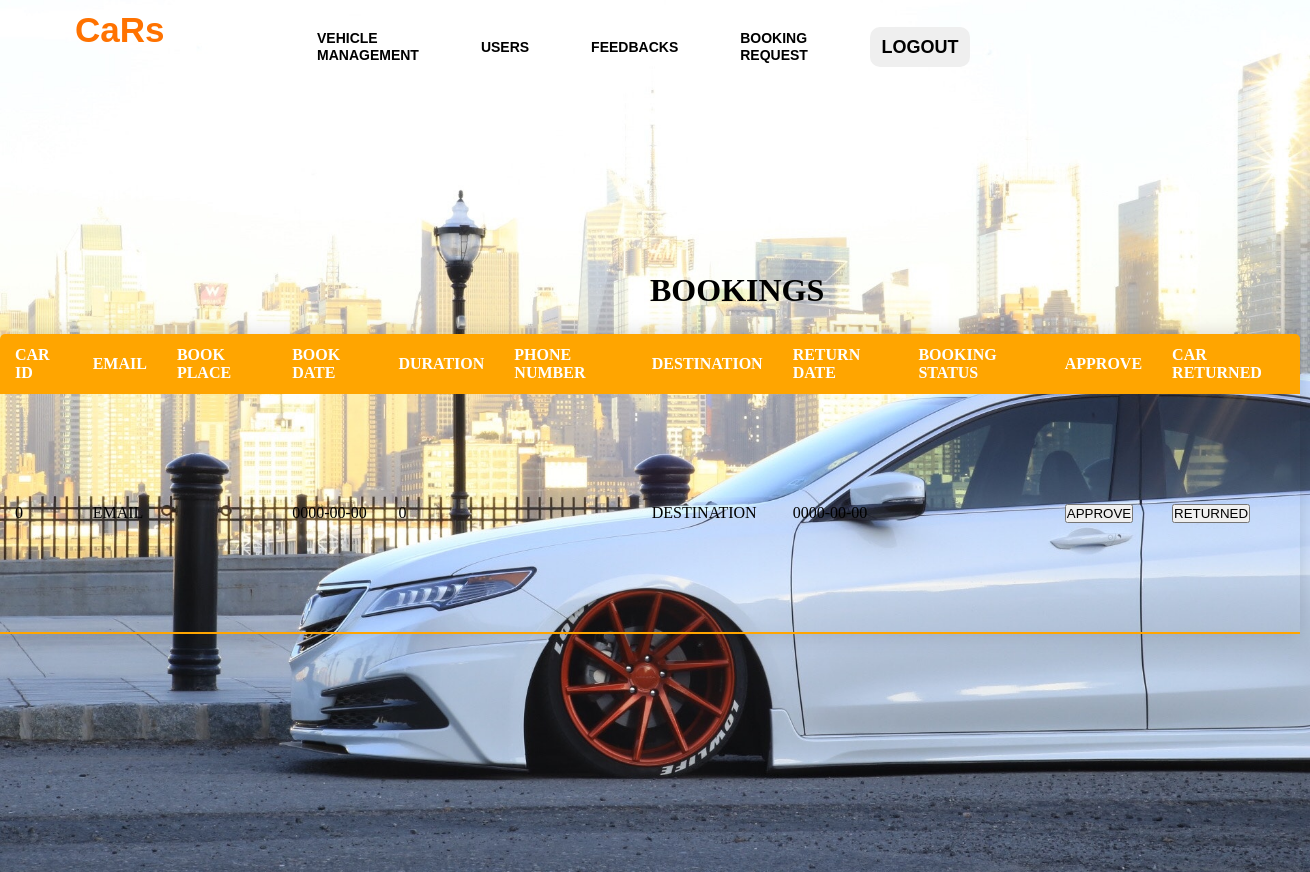
/WebsiteCarRentalManagementSystem/adminbook.php, run on the app's committed database.
### tables this page shows
CREATE TABLE `booking` (
  `BOOK_ID` int(11) NOT NULL,
  `CAR_ID` int(11) NOT NULL,
  `EMAIL` varchar(255) NOT NULL,
  `BOOK_LOCATION` varchar(255) NOT NULL,
  `BOOK_DATE` date NOT NULL,
  `DURATION` int(11) NOT NULL,
  `PHONE_NO` int(11) NOT NULL,
  `DESTINATION` varchar(255) NOT NULL,
  `RETURN_DATE` date NOT NULL,
  `AMOUNT` double NOT NULL,
  `STATUS` varchar(255) NOT NULL DEFAULT 'UNDER PROCESSING'
);

### WebsiteCarRentalManagementSystem/adminbook.php (the view, shortened to what this page needs)
<!DOCTYPE html>
<html lang="en">
<head>
</head>
<body>
<?php
require_once('connection.php');
$query="SELECT *from booking ORDER BY BOOK_ID DESC";
$queryy=mysqli_query($con,$query);
?>
<div class="hai">
        <div class="navbar">
            <div class="icon">
                <h2 class="logo">CaRs</h2>
            </div>
            <div class="menu">
                <ul>
                    <li><a href="adminvehicle.php">VEHICLE MANAGEMENT</a></li>
                    <li><a href="adminusers.php">USERS</a></li>
                    <li><a href="admindash.php">FEEDBACKS</a></li>
                    <li><a href="adminbook.php">BOOKING REQUEST</a></li>
                  <li> <button class="nn"><a href="index.php">LOGOUT</a></button></li>
                </ul>
            </div>
         </div>
         </div>
        <div>
            <h1 class="header">BOOKINGS</h1>
            <div>
                <div>
                    <table class="content-table">
                <thead>
                    <tr>
                        <th>CAR ID</th>
                        <th>EMAIL</th>
                        <th>BOOK PLACE</th>
                        <th>BOOK DATE</th>
                        <th>DURATION</th>
                        <th>PHONE NUMBER</th>
                        <th>DESTINATION</th>
                        <th>RETURN DATE</th>
                        <th>BOOKING STATUS</th>
                        <th>APPROVE</th>
                        <th>CAR RETURNED</th>
                    </tr>
                </thead>
                <tbody>
                <?php
                while($res=mysqli_fetch_array($queryy)){
                ?>
                <tr  class="active-row">
                    <td><?php echo $res['CAR_ID'];?></php></td>
                    <td><?php echo $res['EMAIL'];?></php></td>
                    <td><?php echo $res['BOOK_PLACE'];?></php></td>
                    <td><?php echo $res['BOOK_DATE'];?></php></td>
                    <td><?php echo $res['DURATION'];?></php></td>
                    <td><?php echo $res['PHONE_NUMBER'];?></php></td>
                    <td><?php echo $res['DESTINATION'];?></php></td>
                    <td><?php echo $res['RETURN_DATE'];?></php></td>
                    <td><?php echo $res['BOOK_STATUS'];?></php></td>
                    <td><button type="submit"  class="but"  name="approve"><a href="approve.php?id=<?php echo $res['BOOK_ID']?>">APPROVE</a></button></td>
                    <td><button type="submit" class="but" name="approve"><a href="adminreturn.php?id=<?php echo $res['CAR_ID']?>&bookid=<?php echo $res['BOOK_ID']?>">RETURNED</a></button></td>
                </tr>
               <?php } ?>
                </tbody>
                </table>
                </div>
            </div>
        </div>
</body>
</html>

### WebsiteCarRentalManagementSystem/adminbook.php (style rules this page uses)
* { margin: 0; padding: 0; }
.hai { width: 100%; background: linear-gradient(to top, rgba(0,0,0,0)50%, rgba(0,0,0,0)50%),url("images/carbg2.jpg"); background-position: center; background-size: cover; height: 109vh; animation: infiniteScrollBg 50s linear infinite; }
.navbar { width: 1200px; height: 75px; margin: auto; }
.icon { width:200px; float: left; height : 70px; }
.logo { color: #ff7200; font-size: 35px; font-family: Arial; padding-left: 20px; float:left; padding-top: 10px; }
.menu { width: 400px; float: left; height: 70px; }
ul { float: left; display: flex; justify-content: center; align-items: center; }
ul li { list-style: none; margin-left: 62px; margin-top: 27px; font-size: 14px; }
ul li a { text-decoration: none; color: black; font-family: Arial; font-weight: bold; transition: 0.4s ease-in-out; }
.content-table { border-collapse: collapse; font-size: 1em; border-radius: 5px 5px 0 0; overflow: hidden; box-shadow:0 0 20px rgba(0,0,0,0.15); margin-top: 25px; width: 1300px; height: 300px; }
.content-table thead tr { background-color: orange; color: white; text-align: left; }
.content-table th, .content-table td { padding: 12px 15px; }
.content-table tbody tr { border-bottom: 1px solid #dddddd; }
.content-table tbody tr:last-of-type { border-bottom: 2px solid orange; }
.header { margin-top: -600px; margin-left: 650px; }
.nn { width:100px; border:none; height: 40px; font-size: 18px; border-radius: 10px; cursor: pointer; color:white; transition: 0.4s ease; }
.nn a { text-decoration: none; color: black; font-weight: bold; }
.but a { text-decoration: none; color: black; }

### data on the page
booking: CAR_ID "0", EMAIL "EMAIL", BOOK_DATE "0000-00-00", DURATION "0", DESTINATION "DESTINATION", RETURN_DATE "0000-00-00"
